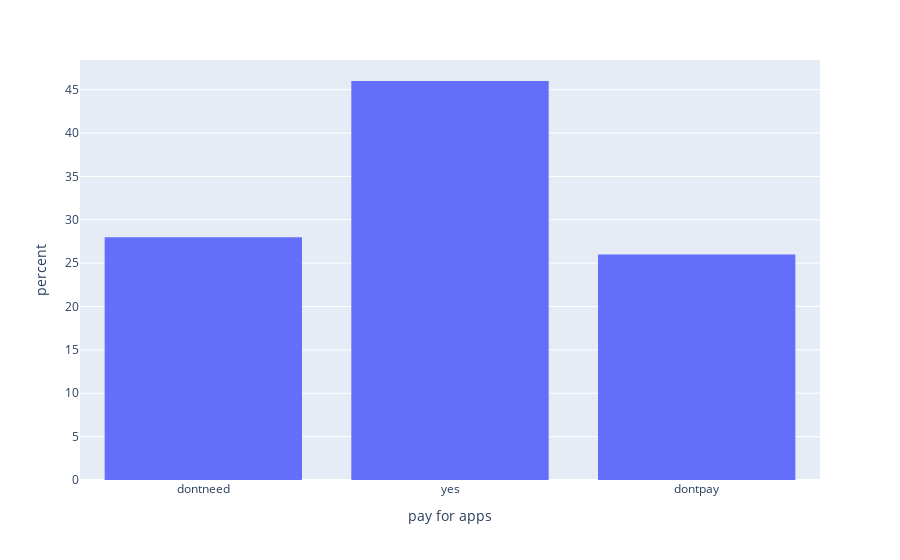

Write notebook code for a chart like this one.
### Code cell
fig = px.histogram(answers_df, x='pay for apps', histnorm='percent')
fig.show()

### Figure 1 — Plotly figure (JSON) as saved in the notebook; plotly's stock layout.template omitted (floating-point values rounded to 4 significant figures)
{"data": [{"alignmentgroup": "True", "bingroup": "x", "histnorm": "percent", "hovertemplate": "pay for apps=%{x}<br>percent=%{y}<extra></extra>", "legendgroup": "", "marker": {"color": "#636efa", "pattern": {"shape": ""}}, "name": "", "offsetgroup": "", "orientation": "v", "showlegend": false, "type": "histogram", "x": ["dontneed", "yes", "yes", "dontpay", "yes", "dontneed", "yes", "dontneed", "yes", "dontneed", "dontpay", "dontpay", "dontneed", "dontpay", "yes", "dontpay", "yes", "dontpay", "dontpay", "yes", "yes", "dontneed", "dontneed", "dontneed", "dontneed", "yes", "yes", "yes", "yes", "dontneed", "dontneed", "dontneed", "yes", "yes", "yes", "yes", "dontneed", "yes", "yes", "dontpay", "dontneed", "yes", "dontpay", "dontpay", "dontpay", "yes", "dontpay", "dontpay", "yes", "yes"], "xaxis": "x", "yaxis": "y"}], "layout": {"barmode": "relative", "legend": {"tracegroupgap": 0}, "margin": {"t": 60}, "xaxis": {"anchor": "y", "domain": [0, 1], "title": {"text": "pay for apps"}}, "yaxis": {"anchor": "x", "domain": [0, 1], "title": {"text": "percent"}}}}
